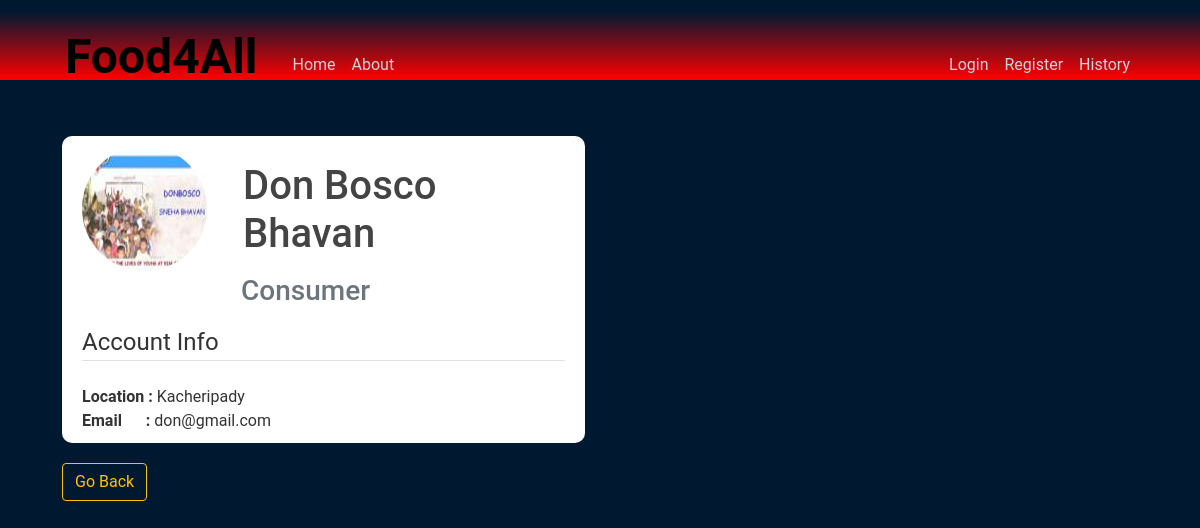
Screenshot of /profile/4 with the database file from the repository.
### flaskblog/models.py (models this page shows, shortened)
class User(db.Model, UserMixin):
    id = db.Column(db.Integer, primary_key=True)
    username = db.Column(db.String(20), unique=True, nullable=False)
    usertype = db.Column(db.String(20),nullable=False)
    location = db.Column(db.String(20), nullable=False)
    email = db.Column(db.String(120), unique=True, nullable=False)
    image_file = db.Column(db.String(20), nullable=False, default='default.jpg')
    password = db.Column(db.String(60), nullable=False)
    accept_flag = db.Column(db.Boolean,default=False)
    decline_flag = db.Column(db.Boolean,default=False)
    RequestIN_flag = db.Column(db.Integer,default=0)
    RequestOUT_flag = db.Column(db.Integer,default=0)
    RequestCheythaAldeID = db.Column(db.Integer,default=-1)
    RequestThannaAldeID= db.Column(db.Integer,default=-1)
    key=db.Column(db.Integer)
    key_flag=db.Column(db.Boolean,default=False)
    KeyThannaAal= db.Column(db.String(20))
    posts = db.relationship('Post', backref='author', lazy=True)
    notifications = db.relationship('Notification', backref='owner', lazy=True)

### flaskblog/routes.py (the view)
@app.route("/profile/<int:profile_id>")
def profile(profile_id):
    user = User.query.get_or_404(profile_id)
    image_file = url_for('static', filename='profile_pics/' + user.image_file)
    return render_template('profile.html', title='Profile',image_file=image_file, user=user)

### flaskblog/templates/profile.html (shortened to what this page needs)
{% extends "layout.html" %}
{% block content %}
<div class="row">
  <div class="col-md-6">
    <div class="content-section">
      <div class="media">
        <img class="rounded-circle account-img" src="{{ image_file }}">
        <div class="media-body">
          <h2 class="account-heading">{{ user.username }}</h2>
          <h3><p class="text-secondary">&nbsp;&nbsp;{{ user.usertype }}</p></h3>
        </div>
      </div>
            <fieldset class="content-group">
                <legend class="border-bottom mb-4">Account Info</legend>
                <div class="content-group">
                  <b>Location : </b>{{user.location}}
                </div>
                <div class="content-group">
                  <b>Email &nbsp;&nbsp;&nbsp;&nbsp;&nbsp;:&nbsp;</b>{{user.email}}
                </div>
            </fieldset>
    </div>
            <a href="javascript:history.back()"><button type="button" class="btn btn-outline-warning" >Go Back </button></a>
  </div>
</div>
{% endblock content %}

### flaskblog/static/style.css (style rules this page uses)
* { margin: 0; box-sizing: border-box; }
body { background: #001931; color: #750000; margin-top: 5rem; font-family: "Roboto", sans-serif; }
h2 { margin: 16px; }
body { background: #fafafa; color: #333333; margin-top: 5rem; }
h1, h2, h3, h4, h5, h6 { color: #444444; }
.content-section { background-color: white; padding: 10px 20px; margin-bottom: 20px; border-radius: 10px; }
.account-img { height: 125px; width: 125px; margin-right: 20px; margin-bottom: 16px; }
.account-heading { font-size: 2.5rem; }

### rows the page displays
User: username "Don Bosco Bhavan", usertype "Consumer", location "Kacheripady", email "don@gmail.com"
